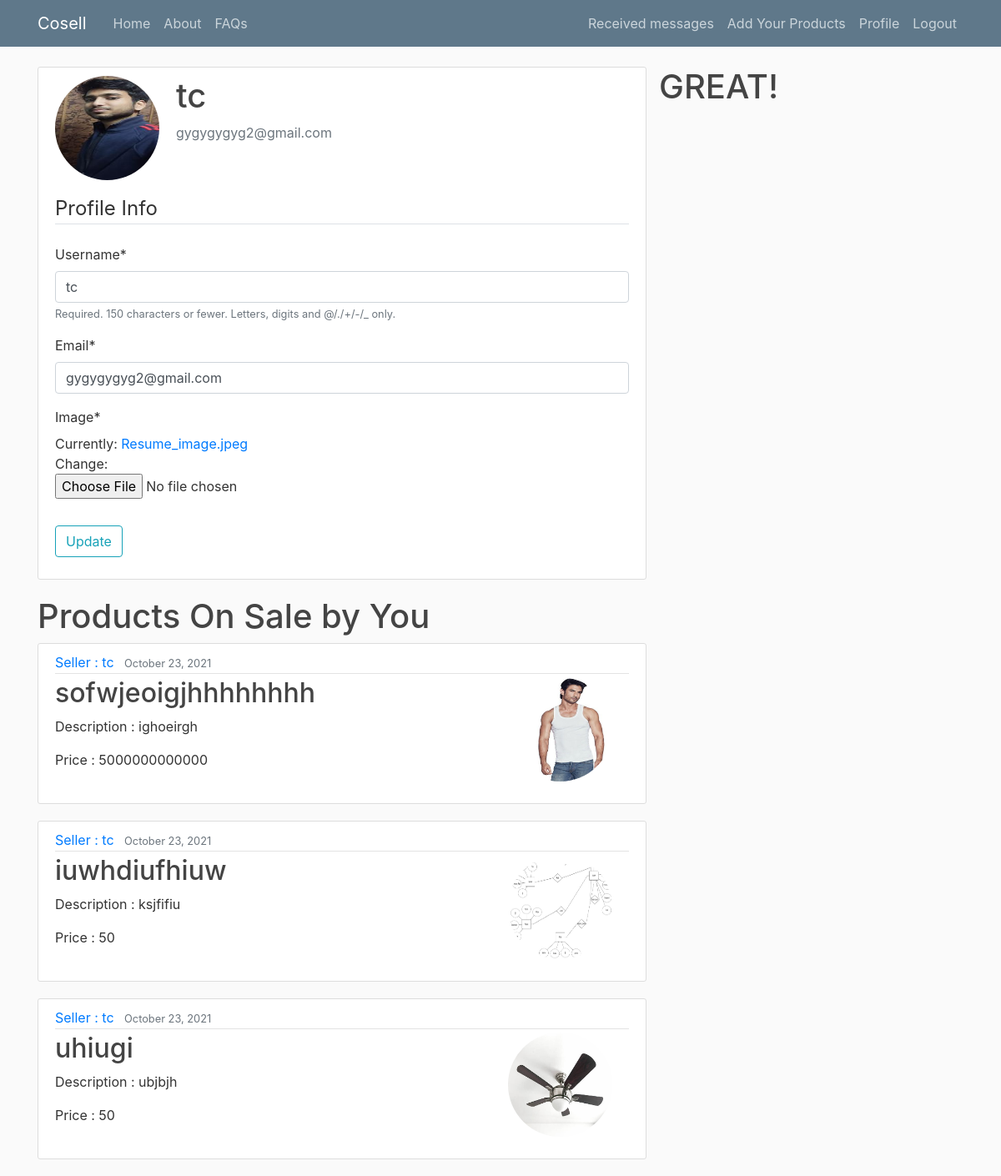
Page /profile/ (signed in) on the earlier database version.
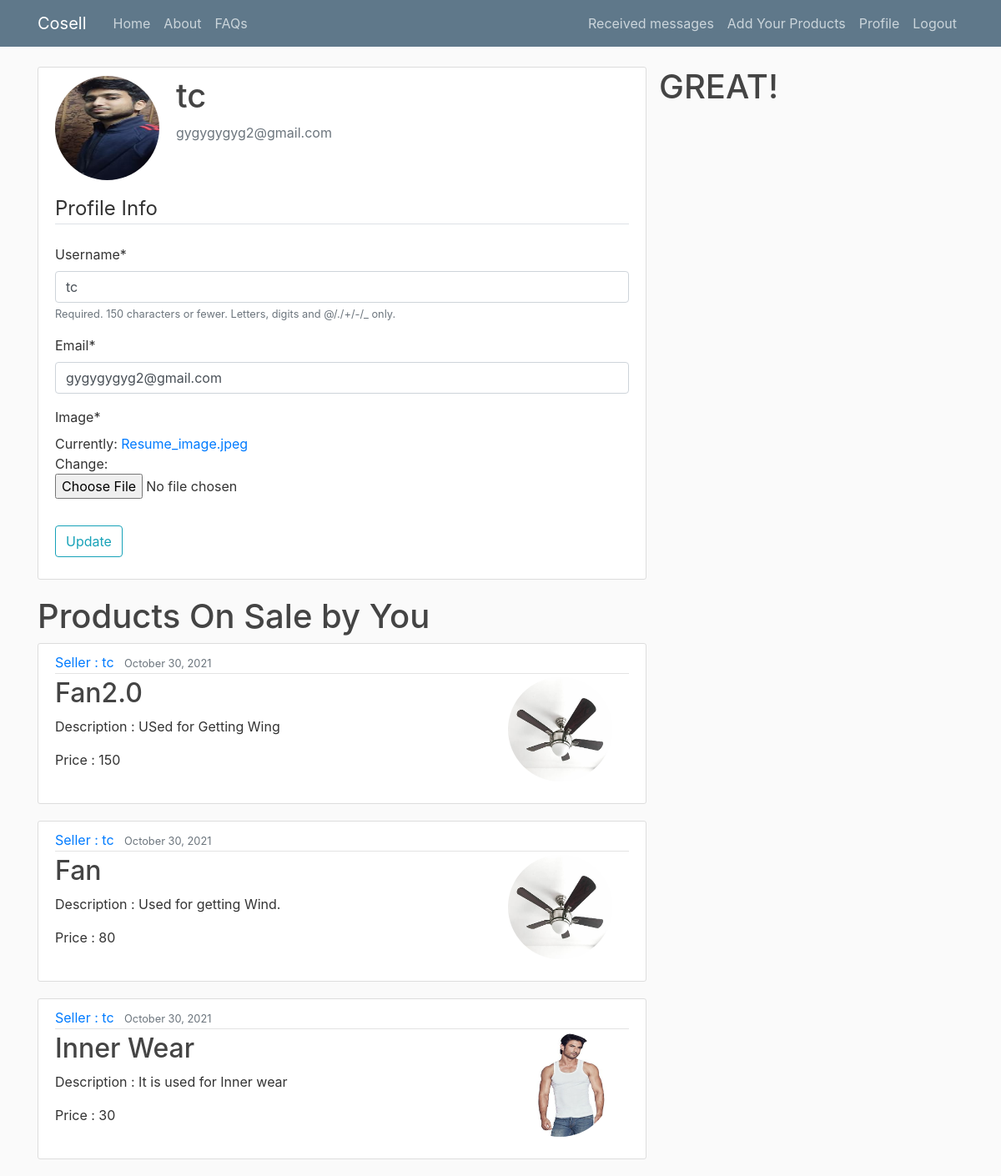
Same page on the later database version.
### CosellApp/models.py (models this page shows, shortened)
class Profile(models.Model):
    user = models.OneToOneField(User, on_delete=models.CASCADE)
    image = models.ImageField(
        default='Resume_image.jpeg', upload_to='profile_pics')

class Product(models.Model):
    Id = models.AutoField(primary_key=True)
    Name = models.CharField(max_length=100)
    Description = models.TextField(blank=False)  # Description is must
    Price = models.PositiveIntegerField()
    DateTime = models.DateTimeField(default=timezone.now)
    SellerInfo = models.ForeignKey(Student, on_delete=models.CASCADE)
    Photo = models.ImageField(
        default='Balti.jpg', upload_to='ProductImages')
    payment = models.ForeignKey(Payment, null=True, on_delete=models.CASCADE)

class Student(models.Model):
    user = models.ForeignKey(User, on_delete=models.CASCADE)
    Premium = models.BooleanField(default=False)
    MobileNumber = models.CharField(max_length=10)
    class college_list(models.Model):
        COLLEGE_CHOICES = [
            ('IIITV', 'Indian Institute of Information Technology Vadodara (Gandhinagar Campus)'),
            ('IITB', 'Indian Institute of Technology Bombay'),
            ('IIITL', 'Indian Institute of Information Technology Lucknow'),
            ('IITK', 'Indian Institute of Technology Kanpur'),
            ('GEC', 'Government Engineering College,Gandhinagar'),
        ]
    college = models.CharField(
        max_length=5, choices=college_list.COLLEGE_CHOICES)

### CosellApp/views.py (the view)
# urls.py: path('profile/', views.profile, name='profile'),
@login_required(login_url='error')
def profile(request):
    if request.method == 'POST':
        u_form = UserUpdateForm(request.POST, instance=request.user)
        p_form = ProfileUpdateForm(request.POST,
                                   request.FILES,
                                   instance=request.user.profile)
        if u_form.is_valid() and p_form.is_valid():
            u_form.save()
            p_form.save()
            messages.success(request, f'Your account has been updated!')
            return redirect('profile')
    else:
        u_form = UserUpdateForm(instance=request.user)
        p_form = ProfileUpdateForm(instance=request.user.profile)
        products = Product.objects.all().filter(
            SellerInfo=Student.objects.get(user=request.user)).order_by('-DateTime')
    context = {
        'u_form': u_form,
        'p_form': p_form,
        'products': products
    }
    return render(request, 'profile.html', context)

### CosellApp/forms.py
class UserUpdateForm(forms.ModelForm):
    email = forms.EmailField()
    class Meta:
        model = User
        fields = ['username', 'email']

class ProfileUpdateForm(forms.ModelForm):
    class Meta:
        model = Profile
        fields = ['image']

### templates/profile.html (shortened to what this page needs)
{% extends "base.html" %}
{% load crispy_forms_tags %}
{% block content %}
<div class="content-section">
  <div class="media">
    <img class="rounded-circle account-img" src="{{ user.profile.image.url }}">
    <div class="media-body">
      <h2 class="account-heading">{{ user.username }}</h2>
      <p class="text-secondary">{{ user.email }}</p>
    </div>
  </div>
  <form method="POST" enctype="multipart/form-data">
    <fieldset class="form-group">
      <legend class="border-bottom mb-4">Profile Info</legend>
      {{ u_form|crispy }}
      {{ p_form|crispy }}
    </fieldset>
    <div class="form-group">
      <button class="btn btn-outline-info" type="submit">Update</button>
    </div>
  </form>
</div>
<h1>Products On Sale by You</h1>
{% for product in products %}
<article class="media content-section">
  <div class="media-body">
    <div class="article-metadata">
      <a class="mr-2" href="{% url 'user-college-products' product.SellerInfo.user.username %}">Seller :
        {{product.SellerInfo.user.username }}</a>
      <small class="text-muted">{{ product.DateTime|date:"F d, Y" }}</small>
    </div>
    <div>
      <img style="float: right" class="rounded-circle account-img" src="{{ product.Photo.url }}">
      <h2><a class="article-title" href="{% url 'product-detail' product.pk %}">{{ product.Name}}</a></h2>
      <p class="article-content">Description : {{ product.Description }}</p>
    </div>
    Price : {{product.Price}}
  </div>
</article>
{% endfor %}
{% endblock content %}

### templates/base.html (shortened to what this page needs)
{% load static %}
<!DOCTYPE html>
<html>
<head>
  <link rel="stylesheet" href="https://maxcdn.bootstrapcdn.com/bootstrap/4.0.0/css/bootstrap.min.css"
>
  <link rel="stylesheet" type="text/css" href="{% static 'main.css' %}">
</head>
<body>
  <header class="site-header">
    <nav class="navbar navbar-expand-md navbar-dark bg-steel fixed-top">
      <div class="container">
        <a class="navbar-brand mr-4" href="{% url 'home' %}">Cosell</a>
        <div class="collapse navbar-collapse" id="navbarToggle">
          <div class="navbar-nav mr-auto">
            <a class="nav-item nav-link" href="{% url 'home' %}">Home</a>
            <a class="nav-item nav-link" href="{% url 'about' %}">About</a>
            <a class="nav-item nav-link" href="{% url 'faq' %}">FAQs</a>
          </div>
          <div class="navbar-nav">
            {% if user.is_authenticated %}
            <a class="nav-item nav-link" href="{% url 'recivedMessages' %}">Received messages</a>
            <a class="nav-item nav-link" href="{% url 'product-create' %}">Add Your Products</a>
            <a class="nav-item nav-link" href="{% url 'profile' %}">Profile</a>
            <a class="nav-item nav-link" href="{% url 'logout' %}">Logout</a>
            {% else %}
            <a class="nav-item nav-link" href="{% url 'login' %}">Login</a>
            <a class="nav-item nav-link" href="{% url 'register' %}">Register</a>
            {% endif %}
          </div>
        </div>
      </div>
    </nav>
  </header>
  <main role="main" class="container">
    <div class="row">
      <div class="col-md-8">
        {% block content %}{% endblock %}
      </div>
      {% if a %}
      <div class="col-md-4">
        <div class="content-section">
          <h3>Filter</h3>
          <p class='text-muted'>You can try any filter here you'd like.
          <ul class="list-group">
            <!-- <li class="list-group-item list-group-item-light">Latest Products</li>
                  <li class="list-group-item list-group-item-light">Announcements</li>
                  <li class="list-group-item list-group-item-light">Calendars</li>
                  <li class="list-group-item list-group-item-light">etc</li> -->
            <form action="" method="GET">
              <select class="list-group-item list-group-item-light" name="filter" id="filter">
                <option class="list-group-item list-group-item-light" value="0">----</option>
                <option class="list-group-item list-group-item-light" value="1-50">1 - 50</option>
                <option class="list-group-item list-group-item-light" value="51-100">51 - 100</option>
                <option class="list-group-item list-group-item-light" value="101-200">101 - 200</option>
                <option class="list-group-item list-group-item-light" value="201-500">201 - 500</option>
                <option class="list-group-item list-group-item-light" value="501-1000">501 - 1000</option>
                <option class="list-group-item list-group-item-light" value="1000-10000000">1000+</option>
              </select>
              <button type="submit">Serach</button>
            </form>
          </ul>
          </p>
        </div>
      </div>
      {% else %}
      <h1>GREAT!</h1>
      {% endif %}
    </div>
  </main>
</body>
</html>

### static/main.css (style rules this page uses)
body { background: #fafafa; color: #333333; margin-top: 5rem; }
h1, h2, h3, h4, h5, h6 { color: #444444; }
.bg-steel { background-color: #5f788a; }
.site-header .navbar-nav .nav-link { color: #cbd5db; }
.content-section { background: #ffffff; padding: 10px 20px; border: 1px solid #dddddd; border-radius: 3px; margin-bottom: 20px; }
.article-title { color: #444444; }
.article-content { white-space: pre-line; }
.article-metadata { padding-bottom: 1px; margin-bottom: 4px; border-bottom: 1px solid #e3e3e3 }
.account-img { height: 125px; width: 125px; margin-right: 20px; margin-bottom: 16px; }
.account-heading { font-size: 2.5rem; }

Differences in the rows shown:
removed Product: SellerInfo.user.username "tc", DateTime "October 23, 2021", Photo (picture), Name "sofwjeoigjhhhhhhhh", Description "ighoeirgh", Price "5000000000000"
removed Product: SellerInfo.user.username "tc", DateTime "October 23, 2021", Photo (picture), Name "iuwhdiufhiuw", Description "ksjfifiu", Price "50"
removed Product: SellerInfo.user.username "tc", DateTime "October 23, 2021", Photo (picture), Name "uhiugi", Description "ubjbjh", Price "50"
added Product: SellerInfo.user.username "tc", DateTime "October 30, 2021", Photo (picture), Name "Fan2.0", Description "USed for Getting Wing", Price "150"
added Product: SellerInfo.user.username "tc", DateTime "October 30, 2021", Photo (picture), Name "Fan", Description "Used for getting Wind.", Price "80"
added Product: SellerInfo.user.username "tc", DateTime "October 30, 2021", Photo (picture), Name "Inner Wear", Description "It is used for Inner wear", Price "30"
